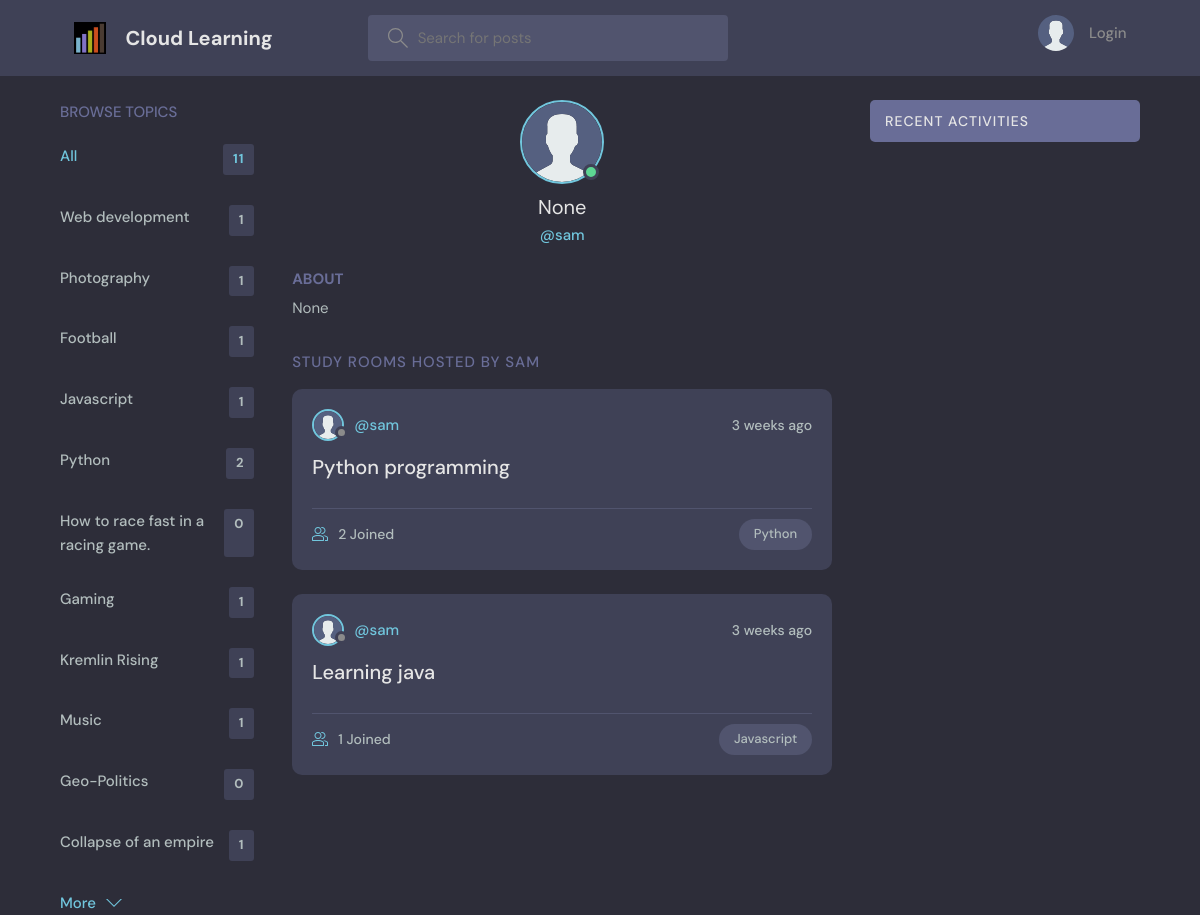
Page /profile/5/ on the earlier database version.
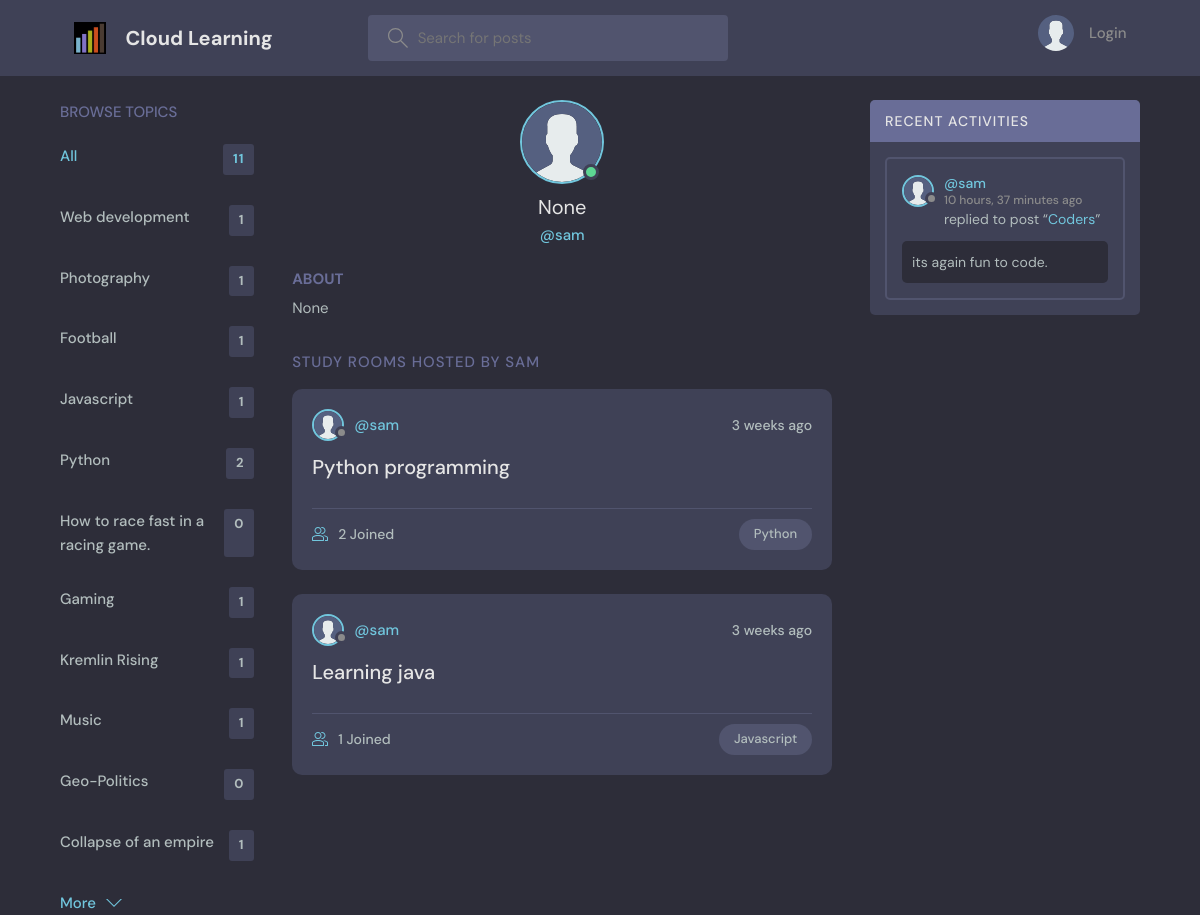
Same page on the later database version.
### base/models.py (models this page shows, shortened)
class Topic(models.Model):
    name = models.CharField(max_length=200)

class User(AbstractUser):
    name = models.CharField(max_length=200, null=True)
    email = models.EmailField(unique=True, null=True)
    bio = models.TextField(null=True)
    avatar = models.ImageField(null=True, default="avatar.svg")
    USERNAME_FIELD = 'username'
    REQUIRED_FIELDS = []

class Room(models.Model):
    host = models.ForeignKey(User, on_delete=models.SET_NULL, null=True)
    topic = models.ForeignKey(Topic, on_delete=models.SET_NULL, null=True)
    name = models.CharField(max_length=200)
    description = models.TextField(null=True, blank=True)
    participants = models.ManyToManyField(
        User, related_name='participants', blank=True)
    updated = models.DateTimeField(auto_now=True)
    created = models.DateTimeField(auto_now_add=True)
    class Meta:
        ordering = ['-updated', '-created']
    def __str__(self):
        return self.name

class Message(models.Model):
    user = models.ForeignKey(User, on_delete=models.CASCADE)
    room = models.ForeignKey(Room, on_delete=models.CASCADE)
    body = models.TextField()
    updated = models.DateTimeField(auto_now=True)
    created = models.DateTimeField(auto_now_add=True)
    class Meta:
        ordering = ['-updated', '-created']

### base/views.py (the view)
# urls.py: path('profile/<str:pk>/', views.userProfile, name="user-profile"),
def userProfile(request, pk):
    user = User.objects.get(id=pk)
    rooms = user.room_set.all()
    room_messages = user.message_set.all()
    topics = Topic.objects.all()
    context = {'user': user, 'rooms': rooms,
               'room_messages': room_messages, 'topics': topics}
    return render(request, 'base/profile.html', context)

### base/templates/base/profile.html (shortened to what this page needs)
{% extends 'main.html' %}
{% block content %}
<main class="profile-page layout layout--3">
  <div class="container">
    {% include 'base/topics_component.html' %}
    <div class="roomList">
      <div class="profile">
        <div class="profile__avatar">
          <div class="avatar avatar--large active">
            <img src="{{user.avatar.url}}" />
          </div>
        </div>
        <div class="profile__info">
          <h3>{{user.name}}</h3>
          <p>@{{user.username}}</p>
        </div>
        <div class="profile__about">
          <h3>About</h3>
          <p>
            {{user.bio}}
          </p>
        </div>
      </div>
      <div class="roomList__header">
        <div>
          <h2>Study Rooms Hosted by {{user.username}}</a>
          </h2>
        </div>
      </div>
      {% include 'base/feed_component.html' %}
    </div>
    {% include 'base/activity_component.html' %}
  </div>
</main>
{% endblock content %}

### templates/main.html (shortened to what this page needs)
<!DOCTYPE html>
{% load static %}
<html lang="en">
<head>
    <link rel="stylesheet" href="{% static 'styles/style.css' %}" />
</head>
<body>
    {% include 'navbar.html' %}
    {% block content %}
    {% endblock %}
</body>
</html>

### templates/navbar.html (shortened to what this page needs)
{% load static %}
<header class="header header--loggedIn">
    <div class="container">
        <a href="{% url 'home' %}" class="header__logo">
            <img src="{% static 'images/logo.png' %}" />
            <h1>Cloud Learning</h1>
        </a>
        <form class="header__search" method="GET" action="{% url 'home' %}">
            <label>
                <input name="q" placeholder="Search for posts" />
            </label>
        </form>
        <nav class="header__menu">
            {% if request.user.is_authenticated %}
            <div class="header__user">
                <a href="{% url 'update-user' %}">
                    <div class="avatar avatar--medium active">
                        <img src="{{request.user.avatar.url}}" />
                    </div>
                    <p>{{request.user.username}} <span>@{{request.user.username}}</span></p>
                </a>
                <button class="dropdown-button">
                    <svg version="1.1" xmlns="http://www.w3.org/2000/svg" width="32" height="32" viewBox="0 0 32 32">
                        <title>chevron-down</title>
                        <path d="M16 21l-13-13h-3l16 16 16-16h-3l-13 13z"></path>
                    </svg>
                </button>
            </div>
            {% else %}
            <a href="{% url 'login' %}">
                <img src="{% static 'images/avatar.svg' %}" />
                <p>Login</p>
            </a>
            {% endif %}
        </nav>
    </div>
</header>

### base/templates/base/topics_component.html
<div class="topics">
    <div class="topics__header">
        <h2>Browse Topics</h2>
    </div>
    <ul class="topics__list">
        <li>
            <a href="{% url 'home' %}" class="active">All <span>{{topics.count}}</span></a>
        </li>
        {% for topic in topics %}
        <li>
            <a href="{% url 'home' %}?q={{topic.name}}">{{topic.name}}<span>{{topic.room_set.all.count}}</span></a>
        </li>
        {% endfor %}
    </ul>
    <a class="btn btn--link" href="{% url 'topics' %}">
        More
        <svg version="1.1" xmlns="http://www.w3.org/2000/svg" width="32" height="32" viewBox="0 0 32 32">
            <title>chevron-down</title>
            <path d="M16 21l-13-13h-3l16 16 16-16h-3l-13 13z"></path>
        </svg>
    </a>
</div>

### base/templates/base/feed_component.html (shortened to what this page needs)
{% for room in rooms %}
<div class="roomListRoom">
    <div class="roomListRoom__header">
        <a href="{% url 'user-profile' room.host.id %}" class="roomListRoom__author">
            <div class="avatar avatar--small">
                <img src="{{room.host.avatar.url}}" />
            </div>
            <span>@{{room.host.username}}</span>
        </a>
        <div class="roomListRoom__actions">
            <span>{{room.created|timesince}} ago</span>
        </div>
    </div>
    <div class="roomListRoom__content">
        <a href="{% url 'room' room.id %}">{{room.name}}</a>
    </div>
    <div class="roomListRoom__meta">
        <a href="{% url 'room' room.id %}" class="roomListRoom__joined">
            {{room.participants.all.count}} Joined
        </a>
        <p class="roomListRoom__topic">{{room.topic.name}}</p>
    </div>
</div>
{% endfor %}

### base/templates/base/activity_component.html (shortened to what this page needs)
<div class="activities">
    <div class="activities__header">
        <h2>Recent Activities</h2>
    </div>
    {% for message in room_messages %}
    <div class="activities__box">
        <div class="activities__boxHeader roomListRoom__header">
            <a href="{% url 'user-profile' message.user.id %}" class="roomListRoom__author">
                <div class="avatar avatar--small">
                    <img src="{{message.user.avatar.url}}" />
                </div>
                <p>
                    @{{message.user.username}}
                    <span>{{message.created|timesince}} ago</span>
                </p>
            </a>
        </div>
        <div class="activities__boxContent">
            <p>replied to post “<a href="{% url 'room' message.room.id %}">{{message.room}}</a>”</p>
            <div class="activities__boxRoomContent">{{message.body}}</div>
        </div>
    </div>
    {% endfor %}
</div>

Differences in the rows shown:
added Message: user.avatar (placeholder picture), user.username "sam", created "10 hours, 37 minutes", room "Coders", body "its again fun to code."
